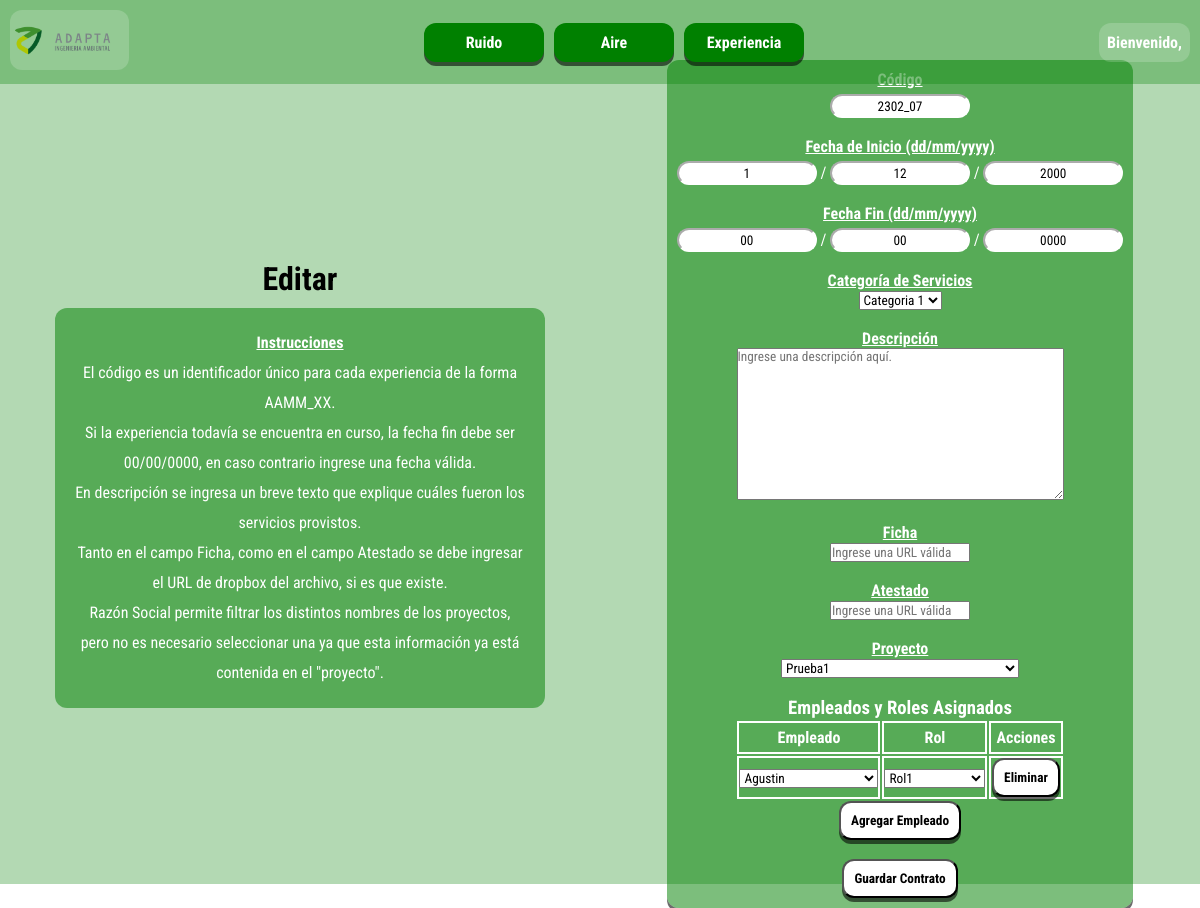
Screenshot of /experiencia/tabla/editar/5/ (signed in) with the database file from the repository.
### servicios_adapta_app/models.py (models this page shows, shortened)
class experienciaContrato(models.Model):
    fechaInicio = models.DateField()
    fechaFin = models.DateField(null=True, blank=True) #Despues se ingresa por el usuario un texto con el formato aaaa-mm-dd
    codigo = models.CharField(max_length=8, unique=True)
    CAT_CHOICES = [
        ('categoria1', 'Categoria 1'),
        ('categoria2', 'Categoria 2'),
        ('categoria3', 'Categoria 3'),
        ('categoria4', 'Categoria 4'),
        ('categoria5', 'Categoria 5'),
        ('categoria6', 'Categoria 6'),
    ]
    catServicios = models.CharField(max_length=50, choices=CAT_CHOICES)
    ficha = models.URLField(null=True, blank=True)
    atestado = models.URLField(null=True, blank=True)
    proyecto = models.ForeignKey(experienciaProyecto, on_delete=models.CASCADE)
    empleados = models.ManyToManyField(experienciaEmpleado, through='ContratoEmpleado')
    descripcion = models.TextField(null=True, blank=True)

class ContratoEmpleado(models.Model):
    contrato = models.ForeignKey(experienciaContrato, on_delete=models.CASCADE)
    empleado = models.ForeignKey(experienciaEmpleado, on_delete=models.CASCADE)
    rol = models.ForeignKey(experienciaRol, on_delete=models.CASCADE)

class experienciaEmpleado(models.Model):
    nombre = models.CharField(max_length=100)

class experienciaRol(models.Model):
    nombre = models.CharField(max_length=100)

### servicios_adapta_app/views.py (the view)
# urls.py: path('experiencia/tabla/editar/<int:contrato_id>/', views.editar_contrato, name='experiencia-editar'),
def editar_contrato(request, contrato_id):
    if request.user.is_authenticated:
        contrato = get_object_or_404(experienciaContrato, id=contrato_id)
        proyectos_disponibles = experienciaProyecto.objects.all()  # Obtener los proyectos disponibles
        proyecto_actual = contrato.proyecto  # Obtener el proyecto actual del contrato
        empleados_disponibles = experienciaEmpleado.objects.all()  # Obtener todos los empleados disponibles
        roles_disponibles = experienciaRol.objects.all()  # Obtener todos los roles disponibles
        empleados_asignados = contrato.empleados.all()  # Obtener los empleados asignados al contrato
        roles_asignados = ContratoEmpleado.objects.filter(contrato=contrato)  # Obtener los roles asignados al contrato
        descripcion = contrato.descripcion
        return render(request, './servicios_adapta_app/experiencia_contrato_editar.html', {
            'contrato': contrato,
            'CAT_CHOICES': experienciaContrato.CAT_CHOICES,
            'proyectos': proyectos_disponibles,
            'proyecto_actual': proyecto_actual,
            'empleados': empleados_disponibles,
            'roles': roles_disponibles,
            'empleados_asignados': empleados_asignados,
            'roles_asignados': roles_asignados,
            'descripcion': descripcion,
        })
    else:
        return redirect('login')

### servicios_adapta_app/templates/servicios_adapta_app/experiencia_contrato_editar.html (shortened to what this page needs)
{% extends './base.html' %}
{% block content %}
<div class="container">
    <div class="left">
        <h1>Editar</h1>
        <div class="info">
            <label class="title">Instrucciones</label>
            <p>
                El código es un identificador único para cada experiencia de la forma AAMM_XX.<br>
                Si la experiencia todavía se encuentra en curso, la fecha fin debe ser 00/00/0000, en caso contrario ingrese una fecha válida.<br>
                En descripción se ingresa un breve texto que explique cuáles fueron los servicios provistos.<br>
                Tanto en el campo Ficha, como en el campo Atestado se debe ingresar el URL de dropbox del archivo, si es que existe.<br>
                Razón Social permite filtrar los distintos nombres de los proyectos, pero no es necesario seleccionar una ya que esta información ya está contenida en el "proyecto".<br>
            </p>
        </div>
    </div>
    <div class="right">
        <form method="POST" action="{% url 'guardar_contrato' contrato.id %}" enctype="multipart/form-data">
            <label for="codigo" class="title">Código</label>
            <br>
            <input type="text" name="codigo" value="{{ contrato.codigo }}" required>
            <br>
            <br>
            <label for="dia-inicio" class="title">Fecha de Inicio (dd/mm/yyyy)</label>
            <br>
            <input type="text" name="dia-inicio" maxlength="2" value="{{ contrato.fechaInicio.day }}" required> /
            <input type="text" name="mes-inicio" maxlength="2" value="{{ contrato.fechaInicio.month }}" required> /
            <input type="text" name="ano-inicio" maxlength="4" value="{{ contrato.fechaInicio.year }}" required>
            <br>
            <br>
            <label for="dia-inicio" class="title">Fecha Fin (dd/mm/yyyy)</label>
            <br>
            {% if contrato.fechaFin == None %}
                <input type="text" name="dia-fin" maxlength="2" value="00"> /
                <input type="text" name="mes-fin" maxlength="2"  value="00"> /
                <input type="text" name="ano-fin" maxlength="4"  value="0000">
            {% else %}
                <input type="text" name="dia-fin" maxlength="2" value="{{ contrato.fechaFin.day }}"> /
                <input type="text" name="mes-fin" maxlength="2"  value="{{ contrato.fechaFin.month }}"> /
                <input type="text" name="ano-fin" maxlength="4"  value="{{ contrato.fechaFin.year }}">
            {% endif %}
            <br>
            <br>
            <label for="cat-servicios" class="title">Categoría de Servicios</label>
            <br>
            <select name="cat-servicios" required>
                {% for choice in CAT_CHOICES %}
                <option value="{{ choice.0 }}" {% if choice.0 == cat_servicios_actual %}selected{% endif %}>
                    {{ choice.1 }}
                </option>
                {% endfor %}
            </select>
            <br>
            <br>
            <label for="descripcion" class="title">Descripción</label>
            <br>
            <textarea name="descripcion" rows="10" cols="50" placeholder="Ingrese una descripción aquí.">{% if contrato.descripcion %}{{ contrato.descripcion }}{% endif %}</textarea>
            <br>
            <br>
            <label for="ficha" class="title">Ficha</label>
            <br>
            <input type="url" id="ficha_url" name="ficha" placeholder="Ingrese una URL válida" {% if contrato.ficha %}value="{{ contrato.ficha }}"{% endif %}>
            <br>
            <br>
            <label for="atestado" class="title">Atestado</label>
            <br>
            <input type="url" id="atestado_url" name="atestado" placeholder="Ingrese una URL válida" {% if contrato.atestado %}value="{{ contrato.atestado }}"{% endif %}">
            <br>
            <br>
            <label for="proyecto" class="title">Proyecto</label>
            <br>
            <select name="proyecto" required>
                {% for proyecto in proyectos %}
                <option value="{{ proyecto.id }}" {% if proyecto.id == proyecto_actual.id %}selected{% endif %}>
                    {{ proyecto.nombre }}
                </option>
                {% endfor %}
            </select>
            <br>
            <br>
            <h3>Empleados y Roles Asignados</h3>
<table id="empleados-table">
    <tr>
        <th>Empleado</th>
        <th>Rol</th>
        <th>Acciones</th>
    </tr>
    {% for asignacion in contrato.contratoempleado_set.all %}
    <tr class="empleado-row">
        <td>
            <select name="empleado" class="empleado-select" required>
                {% for empleado in empleados %}
                    <option value="{{ empleado.id }}" {% if empleado == asignacion.empleado %}selected{% endif %}>{{ empleado.nombre }}</option>
                {% endfor %}
            </select>
        </td>
        <td>
            <select name="rol" class="rol-select" required>
                {% for rol in roles %}
                    <option value="{{ rol.id }}" {% if rol == asignacion.rol %}selected{% endif %}>{{ rol.nombre }}</option>
                {% endfor %}
            </select>
        </td>
        <td>
            <button type="button" class="remove-empleado" data-asignacion-id="{{ asignacion.id }}">Eliminar</button>
        </td>
    </tr>
    {% endfor %}
</table>
<button type="button" id="add-empleado">Agregar Empleado</button>
            <br>
            <br>
            <button type="submit">Guardar Contrato</button>
        </form>
    </div>
</div>
{% endblock %}

### servicios_adapta_app/static/main.css (style rules this page uses)
* { margin: 0; padding: 0; font-family: 'Roboto Condensed', sans-serif; }
body { height: 100vh; }
.container { display: flex; justify-content: center; align-items: center; background-color: rgba(0, 128, 0, 0.297); height: 100vh; }
.info { padding: 20px; color: white; width: 75%; background-color: rgba(0, 128, 0, 0.514); border-radius: 12px; text-align: center; line-height: 30px; }
.info { margin-top: 10px; }

### servicios_adapta_app/static/form.css (style rules this page uses)
.left { width: 50%; display: flex; justify-content: center; align-items: center; flex-direction: column; }
.right { width: 50%; display: flex; justify-content: center; align-items: center; text-align: center; }
form { background-color: rgba(0, 128, 0, 0.514); border-radius: 12px; padding: 10px; box-shadow: 0px 4px rgba(0, 0, 0, 0.577); color: white }
.title { font-weight: bold; text-decoration: underline; }
form button { font-weight: bold; background-color: white; border-radius: 12px; box-shadow: 0px 4px rgba(0, 0, 0, 0.577); padding: 10px; }
input[type=text], input[type=number], input[type=password] { height: 20px; border-radius: 12px; border-color: white; text-align: center; margin-top: 5px; }
#empleados-table { margin: 0 auto; }

### servicios_adapta_app/static/tabla-mediciones.css (style rules this page uses)
.table-section table, td, th { text-align: center; border-collapse: collapse; border: 2px solid white; }
.table-section td, th { padding: 5px; }

### rows the page displays
experienciaContrato: codigo "2302_07", dia-inicio "1", mes-inicio "12", ano-inicio "2000"
ContratoEmpleado: empleado "Agustin", rol "Rol1"

### other values shown
form field cat-servicios "Categoria 1"
form field proyecto "Prueba1"
